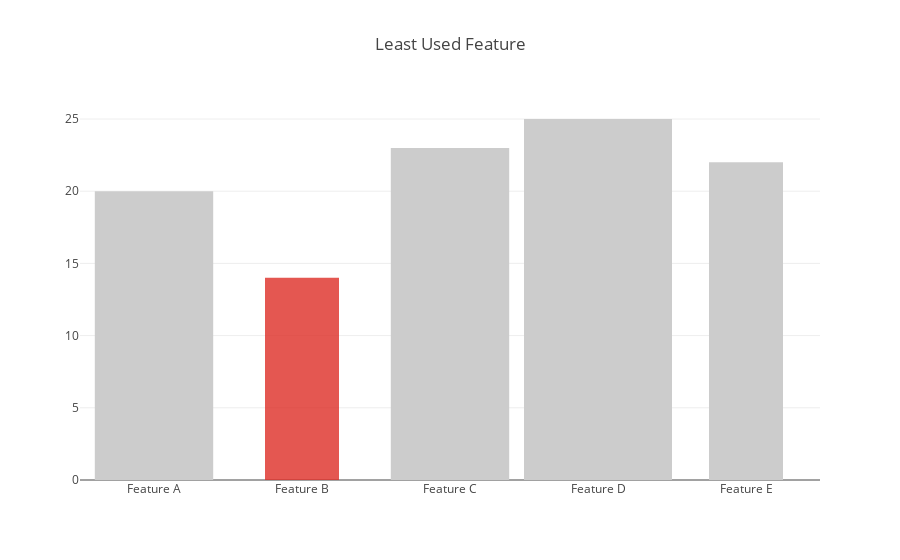

The notebook cell saved with this chart:
### Markdown cell above
# Customizing Individual Bar

### Code cell
trace = go.Bar(
    x=['Feature A', 'Feature B', 'Feature C', 'Feature D', 'Feature E'],
    y=[20, 14, 23, 25, 22],
    # 自定义宽度
    width = [0.8, 0.5, 0.8, 1, 0.5],
    # 自定义颜色
    marker=dict(color=['rgba(204,204,204,1)', 'rgba(222,45,38,0.8)', 'rgba(204,204,204,1)', 'rgba(204,204,204,1)', 'rgba(204,204,204,1)']),
)
layout = go.Layout(title='Least Used Feature')
fig = go.Figure(data=[trace], layout=layout)
plotly.offline.iplot(fig, filename='custom-bar')

### Figure 1 — Plotly figure (JSON) as saved in the notebook; plotly's stock layout.template omitted (floating-point values rounded to 4 significant figures)
{"data": [{"marker": {"color": ["rgba(204,204,204,1)", "rgba(222,45,38,0.8)", "rgba(204,204,204,1)", "rgba(204,204,204,1)", "rgba(204,204,204,1)"]}, "type": "bar", "uid": "0b236864-accf-4ef0-82b4-172c8938900a", "width": [0.8, 0.5, 0.8, 1, 0.5], "x": ["Feature A", "Feature B", "Feature C", "Feature D", "Feature E"], "y": [20, 14, 23, 25, 22]}], "layout": {"title": "Least Used Feature"}}
